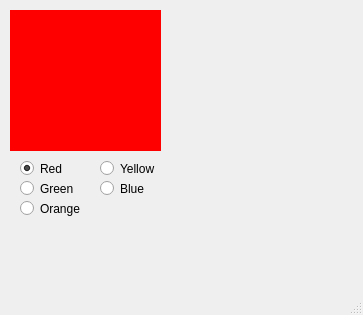
<?xml version="1.0" encoding="UTF-8"?>
<ui version="4.0">
 <class>MainWindow</class>
 <widget class="QMainWindow" name="MainWindow">
  <property name="geometry">
   <rect>
    <x>0</x>
    <y>0</y>
    <width>363</width>
    <height>315</height>
   </rect>
  </property>
  <property name="windowTitle">
   <string>Reynaldo Junior</string>
  </property>
  <widget class="QWidget" name="centralwidget">
   <widget class="QRadioButton" name="radioButtonRed">
    <property name="geometry">
     <rect>
      <x>20</x>
      <y>160</y>
      <width>82</width>
      <height>17</height>
     </rect>
    </property>
    <property name="text">
     <string>Red</string>
    </property>
    <property name="checked">
     <bool>true</bool>
    </property>
   </widget>
   <widget class="QRadioButton" name="radioButtonGreen">
    <property name="geometry">
     <rect>
      <x>20</x>
      <y>180</y>
      <width>82</width>
      <height>17</height>
     </rect>
    </property>
    <property name="text">
     <string>Green</string>
    </property>
   </widget>
   <widget class="QRadioButton" name="radioButtonBlue">
    <property name="geometry">
     <rect>
      <x>100</x>
      <y>180</y>
      <width>82</width>
      <height>17</height>
     </rect>
    </property>
    <property name="text">
     <string>Blue</string>
    </property>
   </widget>
   <widget class="QRadioButton" name="radioButtonYellow">
    <property name="geometry">
     <rect>
      <x>100</x>
      <y>160</y>
      <width>82</width>
      <height>17</height>
     </rect>
    </property>
    <property name="text">
     <string>Yellow</string>
    </property>
   </widget>
   <widget class="QLabel" name="labelColor">
    <property name="geometry">
     <rect>
      <x>10</x>
      <y>10</y>
      <width>151</width>
      <height>141</height>
     </rect>
    </property>
    <property name="styleSheet">
     <string notr="true">background-color:red;</string>
    </property>
    <property name="text">
     <string/>
    </property>
   </widget>
   <widget class="QRadioButton" name="radioButtonOrange">
    <property name="geometry">
     <rect>
      <x>20</x>
      <y>200</y>
      <width>82</width>
      <height>17</height>
     </rect>
    </property>
    <property name="text">
     <string>Orange</string>
    </property>
   </widget>
  </widget>
  <widget class="QMenuBar" name="menubar">
   <property name="geometry">
    <rect>
     <x>0</x>
     <y>0</y>
     <width>363</width>
     <height>21</height>
    </rect>
   </property>
  </widget>
  <widget class="QStatusBar" name="statusbar"/>
 </widget>
 <resources/>
 <connections/>
</ui>
